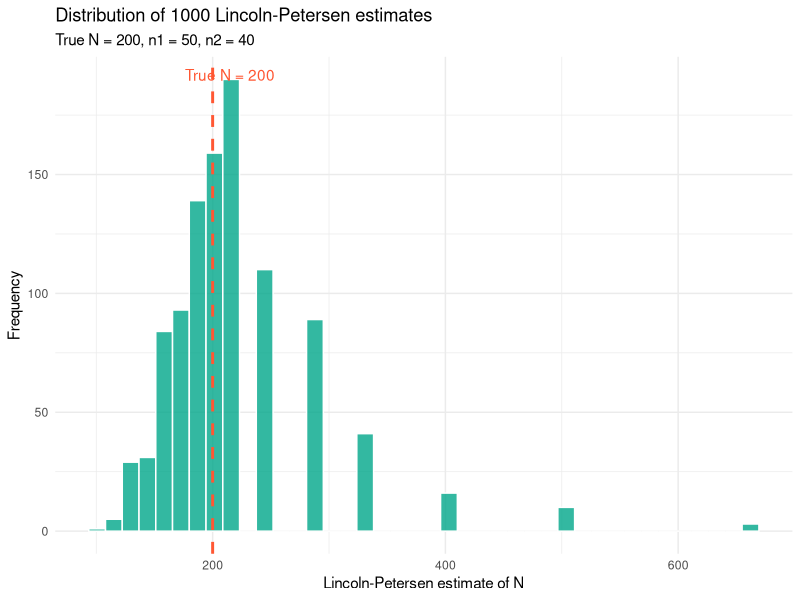

Reproduce this figure in R.
## ---- chunk 1
knitr::opts_chunk$set(echo = TRUE,
                      warning = FALSE,
                      message = FALSE)
## ---- chunk 2
n1 <- 50  # Tagged and released on day 1
n2 <- 40  # Caught on day 2
m2 <- 10  # Already tagged in day 2 sample

N_hat <- (n1 * n2) / m2
N_hat
## ---- chunk 3
var_N <- (n1^2 * n2 * (n2 - m2)) / m2^3
se_N <- sqrt(var_N)

ci_lower <- N_hat - 1.96 * se_N
ci_upper <- N_hat + 1.96 * se_N

cat("Estimate:", round(N_hat),
    "\nSE:", round(se_N, 1),
    "\n95% CI:", round(ci_lower), "to", round(ci_upper))
## ---- chunk 4
library(ggplot2)

set.seed(1234)

N_true <- 200
n1 <- 50
n2 <- 40
n_sims <- 1000

lp_estimates <- replicate(n_sims, {
  # Each fish in the population is tagged or not
  tagged <- c(rep(1, n1), rep(0, N_true - n1))
  
  # Sample n2 fish on day 2, without replacement
  second_sample <- sample(tagged, size = n2, replace = FALSE)
  m2_sim <- sum(second_sample)
  
  # Avoid division by zero in rare cases
  if (m2_sim == 0) return(NA)
  
  (n1 * n2) / m2_sim
})

lp_df <- data.frame(N_hat = lp_estimates[!is.na(lp_estimates)])

ggplot(lp_df, aes(x = N_hat)) +
  geom_histogram(fill = "#00A68A", colour = "white", bins = 40, alpha = 0.8) +
  geom_vline(xintercept = N_true, linetype = "dashed",
             colour = "#FF5733", linewidth = 1) +
  annotate("text", x = N_true + 15, y = Inf, vjust = 2,
           label = "True N = 200", colour = "#FF5733") +
  labs(
    x = "Lincoln-Petersen estimate of N",
    y = "Frequency",
    title = paste0("Distribution of ", n_sims, " Lincoln-Petersen estimates"),
    subtitle = "True N = 200, n1 = 50, n2 = 40"
  ) +
  theme_minimal()
